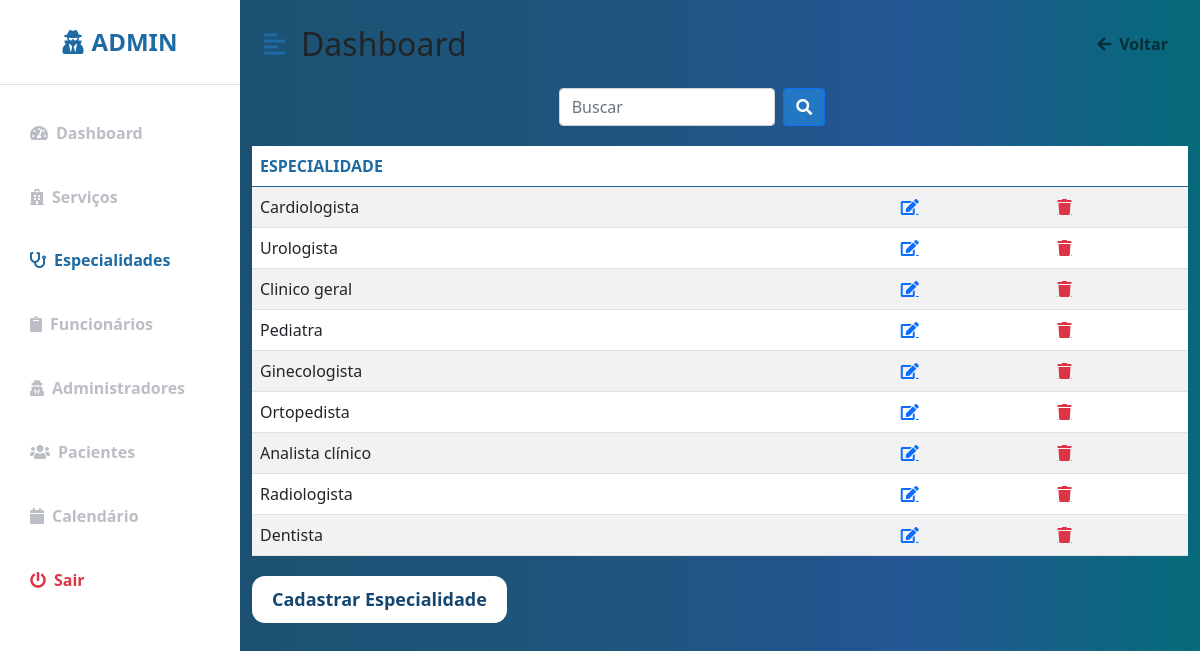
The page /Clinica_Manoel_Gomes/espec.php (signed in) on the database its author committed.
### tables this page shows
CREATE TABLE IF NOT EXISTS `especialidade` (
  `cod_especialidade` int(11) NOT NULL AUTO_INCREMENT,
  `especialidade` varchar(30) NOT NULL,
  PRIMARY KEY (`cod_especialidade`)
);

### Clinica_Manoel_Gomes/espec.php (the view, shortened to what this page needs)
<?php
include "conecta_mysql.inc";
?>
<!DOCTYPE html>
<html lang="pt-br">
<head>
    <link href="https://cdn.jsdelivr.net/npm/bootstrap@5.0.0-beta3/dist/css/bootstrap.min.css" rel="stylesheet" />
    <link href="https://cdn.jsdelivr.net/npm/bootstrap@5.0.0-beta3/dist/css/bootstrap.min.css" rel="stylesheet" />
    <link rel="stylesheet" href="_css/perfil.css" />
    <link rel="stylesheet" href="https://cdnjs.cloudflare.com/ajax/libs/font-awesome/5.15.3/css/all.min.css" />
    <link rel="stylesheet" href="_css/form.css" />
</head>
<body>
<div class="d-flex" id="wrapper">
        <div class="bg-white" id="sidebar-wrapper">
            <div class="sidebar-heading text-center py-4 primary-text fs-4 fw-bold text-uppercase border-bottom"><i
                    class="fas fa-user-secret me-2"></i>Admin</div>
            <div class="list-group list-group-flush my-3">
              <a href="perfil.php" class="list-group-item list-group-item-action bg-transparent  second-text fw-bold"><i
                 class="fas fa-tachometer-alt me-2"></i>Dashboard</a>
              <a href="servicos.php" class="list-group-item list-group-item-action bg-transparent second-text fw-bold"><i
                 class="fas fa-hospital me-2"></i>Serviços</a>
              <a href="espec.php" class="list-group-item list-group-item-action bg-transparent second-text active"><i
                 class="fas fa-stethoscope me-2"></i>Especialidades</a>
              <a href="funcionarios.php" class="list-group-item list-group-item-action bg-transparent second-text fw-bold"><i
                 class="fas fa-clipboard me-2"></i>Funcionários</a>
              <a href="adm.php" class="list-group-item list-group-item-action bg-transparent second-text fw-bold"><i
                class="fas fa-user-secret me-2"></i>Administradores</a>
              <a href="clientes.php" class="list-group-item list-group-item-action bg-transparent second-text fw-bold"><i
                 class="fas fa-users me-2"></i>Pacientes</a>
              <a href="calendario_adm.php" class="list-group-item list-group-item-action bg-transparent second-text fw-bold"><i
                 class="fas fa-calendar me-2"></i>Calendário</a>
              <a href="logout.php" class="list-group-item list-group-item-action bg-transparent text-danger fw-bold"><i
                 class="fas fa-power-off me-2"></i>Sair</a>
            </div>
        </div>
        <div id="page-content-wrapper">
            <nav class="navbar navbar-expand-lg navbar-light bg-transparent py-4 px-4">
                <div class="d-flex align-items-center">
                    <i class="fas fa-align-left primary-text fs-4 me-3" id="menu-toggle"></i>
                    <h2 class="fs-2 m-0">Dashboard</h2>
                </div>
                <div class="collapse navbar-collapse" id="navbarSupportedContent">
                    <ul class="navbar-nav ms-auto mb-2 mb-lg-0">
                        <li class="nav-item">
                            <a class="nav-link second-text fw-bold" href="perfil.php" id="navbarDropdown"
                                role="button" aria-expanded="false">
                                <i class="fas fa-arrow-left me-2"></i>Voltar
                            </a>
                        </li>
                    </ul>
                </div>
            </nav>
    <div class="buscar">
                    <form action="buscar_espec.php" method="POST" class="buscar">
                        <input name="espec" id="search-input" type="search" id="form1" class="form-control w-25" placeholder="Buscar">
                        <button  type="submit" class="btn btn-primary mx-2">
                    <i class="fas fa-search"></i>
                   </form>
            </div>
            <div class="block">
                <section class="intro">
                    <div class="gradient-custom-1 h-100">
                        <div class="mask d-flex align-items-center h-100">
                        <div class="container">
                            <div class="row justify-content-center">
                            <div class="col-12">
                                <div class="table-responsive bg-white">
                                <table class="table mb-0 table-striped ">
                                    <thead class="color">
                                    <tr>
                                        <th scope="col">ESPECIALIDADE</th>
                                        <th scope="col">  </th>
                                        <th scope="col">  </th>
                                    </tr>
                                    </thead>
                                    <tbody>
                                    <?php
                                        $sql= "SELECT * FROM especialidade";
                                        $res= mysqli_query($mysqli,$sql);
                                        $linhas= mysqli_num_rows($res);
                                        for ($i = 0; $i < $linhas; $i++){
                                            $espec = mysqli_fetch_array ($res);
                                            echo"
                                            <tr>
                                            <td>".$espec['especialidade']."</td>
                                            <td>
                                            <a href='altera_espec.php?cod_especialidade=".$espec["cod_especialidade"]."' class='fas fa-edit'></a>
                                            </td>
                                            <td>
                                            <a href='excluir_espec.php?cod_especialidade=".$espec["cod_especialidade"]."' class='fas fa-trash text-danger'></a>
                                            </td>
                                            </tr>";
                                        }
                                    ?>
                                    </tbody>
                                </table>
                                </div>
                            </div>
                            </div>
                        </div>
                        </div>
                    </div>
                 </section>
                </div>
                <div class="container">
                    <div>
                        <button onclick="acao_espec()" class="btn btn-block create-account3">Cadastrar Especialidade</button>
                    </div>
                </div>
    </div>
</body>
</html>

### Clinica_Manoel_Gomes/_css/perfil.css (style rules this page uses)
:root { --main-bg-color: #216294; --main-text-color: #1e6ba3; --second-text-color: #bbbec5; --second-bg-color: #c1efde; --ligth: #f0f0f0; --medium: #cacaca; --dark: #a2a2a2; }
.primary-text { color: var(--main-text-color); }
.second-text { color: var(--second-text-color); }
#wrapper { overflow-x: hidden; background-image: linear-gradient( to right, #154670, #1c5273, #1f557d, #245693, #056a7a ); }
#sidebar-wrapper { min-height: 100vh; margin-left: -15rem; -webkit-transition: margin 0.25s ease-out; -moz-transition: margin 0.25s ease-out; -o-transition: margin 0.25s ease-out; transition: margin 0.25s ease-out; }
#sidebar-wrapper .sidebar-heading { padding: 0.875rem 1.25rem; font-size: 1.2rem; }
#sidebar-wrapper .list-group { width: 15rem; }
#page-content-wrapper { min-width: 100vw; }
#menu-toggle { cursor: pointer; }
.list-group-item { border: none; padding: 20px 30px; }
.list-group-item.active { background-color: transparent; color: var(--main-text-color); font-weight: bold; border: none; }
@media (min-width: 768px) { #sidebar-wrapper { margin-left: 0; } }
@media (min-width: 768px) { #page-content-wrapper { min-width: 0; width: 100%; } }
.color { color: #1e6ba3; }
.buscar { padding-bottom: 10px; align-items: left; display: flex; justify-content: center; width: 95%; }
.btn-primary { background-color: #2378c3; }

### Clinica_Manoel_Gomes/_css/form.css (style rules this page uses)
body { background-color: #dee9ff; }
.create-account3 { border-radius: 13px; padding: 10px 20px; font-size: 18px; font-weight: bold; background-color: white; border: none; color: #154670; margin-top: 20px; }

### rows shown on the page
especialidade: especialidade "Cardiologista"
especialidade: especialidade "Urologista"
especialidade: especialidade "Clinico geral"
especialidade: especialidade "Pediatra"
especialidade: especialidade "Ginecologista"
especialidade: especialidade "Ortopedista"
especialidade: especialidade "Analista clínico"
especialidade: especialidade "Radiologista"
especialidade: especialidade "Dentista"
